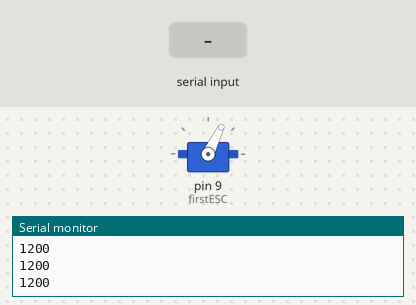
Simulated run of this sketch. Board: Arduino Uno, built with avr-gcc and run on an emulated ATmega328P. Shown: servo, the last lines printed to the serial monitor. The test bench sets the inputs (shaded band).

Above: at 1.2 s.
1.3 s: "90,45\n" received over Serial
At 2.1 s:
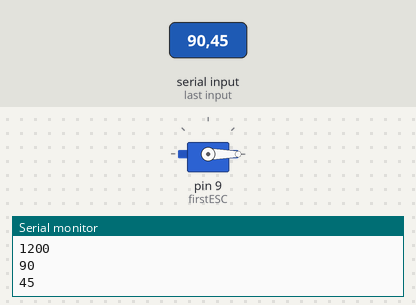
Timing chart, 0 to 4.3 s (numbered marks = the images above; inputs shaded):
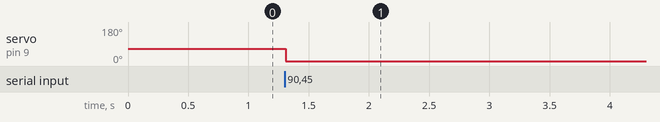

The sketch:

Drone.ino
```cpp
#include <Servo.h>

int value = 1200; // set values you need to zero
int input = 0;

Servo firstESC, secondESC; //Create as much as Servoobject you want. You can controll 2 or more Servos at the same time

void setup() {

  firstESC.attach(9);    // attached to pin 9 I just do this with 1 Servo
  Serial.begin(9600);    // start serial at 9600 baud

}

void loop() {

//First connect your ESC WITHOUT Arming. Then Open Serial and follo Instructions

  firstESC.writeMicroseconds(value);

  if(Serial.available()) {
    input = Serial.parseInt();
    if (input != 0){
      value = input;
    }
  }

  Serial.print(value);
  Serial.print("\n");
}
```

Measured:
- after the input at 1.3 s, servo on pin 9 (firstESC): 64° → 0° at once
